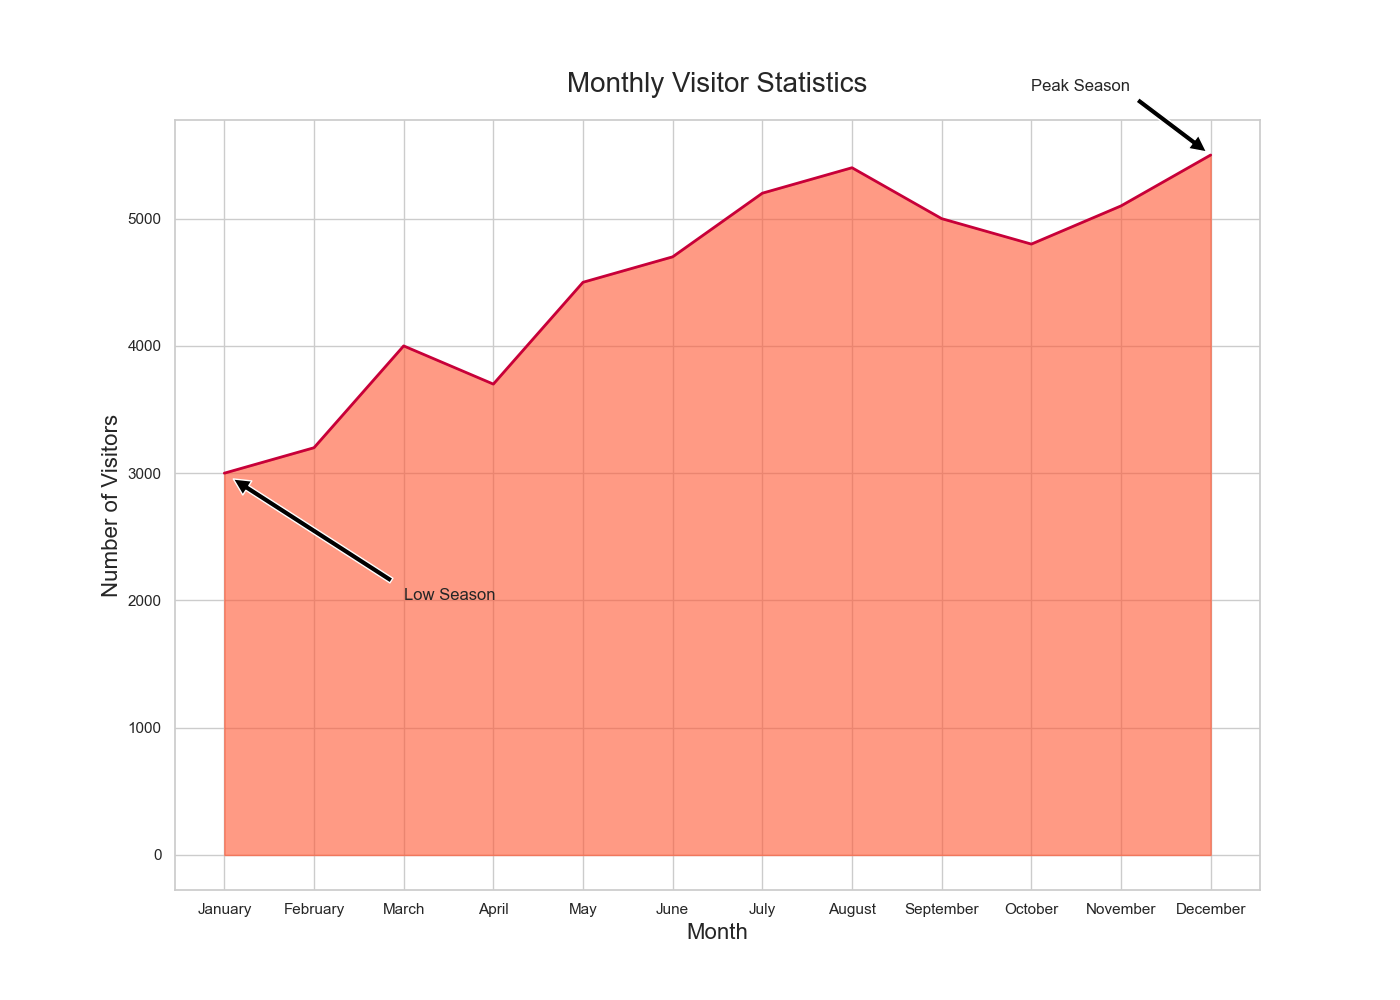

Here is the Python script that generated this plot:

import matplotlib.pyplot as plt
import pandas as pd

# Data
data = {
    'Month': ['January', 'February', 'March', 'April', 'May', 'June', 
              'July', 'August', 'September', 'October', 'November', 'December'],
    'Visitors': [3000, 3200, 4000, 3700, 4500, 4700, 5200, 5400, 5000, 4800, 5100, 5500]
}

# Create DataFrame
df = pd.DataFrame(data)

# Plot
plt.figure(figsize=(14, 10))
plt.fill_between(df['Month'], df['Visitors'], color='#ff5733', alpha=0.6)
plt.plot(df['Month'], df['Visitors'], color='#c70039', linewidth=2)

# Annotations
plt.annotate('Peak Season', xy=('December', 5500), xytext=('October', 6000),
             arrowprops=dict(facecolor='black', shrink=0.05))
plt.annotate('Low Season', xy=('January', 3000), xytext=('March', 2000),
             arrowprops=dict(facecolor='black', shrink=0.05))

# Titles and labels
plt.title('Monthly Visitor Statistics', fontsize=20, pad=20)
plt.xlabel('Month', fontsize=16)
plt.ylabel('Number of Visitors', fontsize=16)

# Show plot
plt.show()
